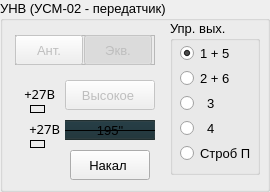
    <widget class="QGroupBox" name="groupBoxTransmitter">
     <property name="enabled">
      <bool>true</bool>
     </property>
     <property name="geometry">
      <rect>
       <x>176</x>
       <y>10</y>
       <width>270</width>
       <height>192</height>
      </rect>
     </property>
     <property name="font">
      <font>
       <pointsize>10</pointsize>
       <stylestrategy>PreferAntialias</stylestrategy>
      </font>
     </property>
     <property name="accessibleDescription">
      <string>G</string>
     </property>
     <property name="styleSheet">
      <string notr="true"/>
     </property>
     <property name="title">
      <string>УНВ (УСМ-02 - передатчик)</string>
     </property>
     <widget class="QPushButton" name="pushButtonTransmitter">
      <property name="enabled">
       <bool>false</bool>
      </property>
      <property name="geometry">
       <rect>
        <x>65</x>
        <y>80</y>
        <width>90</width>
        <height>30</height>
       </rect>
      </property>
      <property name="font">
       <font>
        <family>Ubuntu</family>
        <pointsize>10</pointsize>
        <weight>50</weight>
        <italic>false</italic>
        <bold>false</bold>
        <stylestrategy>PreferAntialias</stylestrategy>
       </font>
      </property>
      <property name="cursor">
       <cursorShape>PointingHandCursor</cursorShape>
      </property>
      <property name="focusPolicy">
       <enum>Qt::NoFocus</enum>
      </property>
      <property name="accessibleName">
       <string/>
      </property>
      <property name="accessibleDescription">
       <string>S</string>
      </property>
      <property name="styleSheet">
       <string notr="true">QPushButton
{
	background-repeat: no-repeat;
	background-position: right; 
/*	background-image: url(:/b_ind2/resgui/b_ind2/buttonIndGray023.png);
*/
	background-image: url(:/b_ind2/aws125ResGUI/b_ind2/buttonIndGray024.png);
	padding-right: 4px;
}</string>
      </property>
      <property name="text">
       <string>Высокое</string>
      </property>
      <property name="checkable">
       <bool>true</bool>
      </property>
     </widget>
     <widget class="QLabel" name="label_time_remain">
      <property name="geometry">
       <rect>
        <x>65</x>
        <y>120</y>
        <width>90</width>
        <height>20</height>
       </rect>
      </property>
      <property name="sizePolicy">
       <sizepolicy hsizetype="Fixed" vsizetype="Fixed">
        <horstretch>0</horstretch>
        <verstretch>0</verstretch>
       </sizepolicy>
      </property>
      <property name="font">
       <font>
        <pointsize>10</pointsize>
        <stylestrategy>PreferAntialias</stylestrategy>
       </font>
      </property>
      <property name="styleSheet">
       <string notr="true">background-color: rgba(32, 28, 16, 192);
</string>
      </property>
      <property name="frameShape">
       <enum>QFrame::HLine</enum>
      </property>
      <property name="text">
       <string>195&quot;</string>
      </property>
      <property name="alignment">
       <set>Qt::AlignCenter</set>
      </property>
      <property name="indent">
       <number>0</number>
      </property>
     </widget>
     <widget class="QPushButton" name="pushButtonNakal">
      <property name="geometry">
       <rect>
        <x>70</x>
        <y>150</y>
        <width>80</width>
        <height>30</height>
       </rect>
      </property>
      <property name="font">
       <font>
        <family>Ubuntu</family>
        <pointsize>10</pointsize>
        <stylestrategy>PreferAntialias</stylestrategy>
       </font>
      </property>
      <property name="cursor">
       <cursorShape>PointingHandCursor</cursorShape>
      </property>
      <property name="focusPolicy">
       <enum>Qt::NoFocus</enum>
      </property>
      <property name="toolTip">
       <string/>
      </property>
      <property name="accessibleDescription">
       <string>S</string>
      </property>
      <property name="styleSheet">
       <string notr="true">QPushButton
{
	background-repeat: no-repeat;
	background-position: right; 
/*	background-image: url(:/b_ind2/resgui/b_ind2/buttonIndGray023.png);
*/	background-image: url(:/b_ind2/aws125ResGUI/b_ind2/buttonIndGray024.png);
	padding-right: 4px;
}

/*
background-repeat: no-repeat;


background-position: 100% 50%; 
background-position: 30% 30%;
background-position: 20% 50%; 
background-position: 20% 30%; 

background-position: 50px 100px; 
*/


</string>
      </property>
      <property name="text">
       <string>Накал</string>
      </property>
      <property name="iconSize">
       <size>
        <width>16</width>
        <height>17</height>
       </size>
      </property>
      <property name="checkable">
       <bool>true</bool>
      </property>
      <property name="checked">
       <bool>false</bool>
      </property>
      <property name="autoExclusive">
       <bool>false</bool>
      </property>
     </widget>
     <widget class="QProgressBar" name="progressBarTimeRemain">
      <property name="geometry">
       <rect>
        <x>65</x>
        <y>120</y>
        <width>90</width>
        <height>20</height>
       </rect>
      </property>
      <property name="styleSheet">
       <string notr="true">QProgressBar:horizontal {
background-color: rgb(170, 0, 0);
	color: rgb(255, 0, 127);
}
/*
 QProgressBar:horizontal {
	border-image: url(:/new/progressb/resgui/progress_bar/boardPBhorizontal.png) 2 2 2 2;
    border-top: 2px transparent;
    border-bottom: 2px transparent;
    border-left: 2px transparent;
    border-right: 2px transparent;   
    height: 12px;
 }

 QProgressBar::chunk:horizontal {
     background-color: #23c823;
     width: 2px;
	 margin: 0.5px;  
 }
*/

/*  padding:2px; */

</string>
      </property>
      <property name="minimum">
       <number>0</number>
      </property>
      <property name="maximum">
       <number>180</number>
      </property>
      <property name="value">
       <number>180</number>
      </property>
      <property name="invertedAppearance">
       <bool>true</bool>
      </property>
      <property name="format">
       <string/>
      </property>
     </widget>
     <widget class="QGroupBox" name="groupBoxYprVx">
      <property name="enabled">
       <bool>true</bool>
      </property>
      <property name="geometry">
       <rect>
        <x>170</x>
        <y>20</y>
        <width>90</width>
        <height>155</height>
       </rect>
      </property>
      <property name="font">
       <font>
        <pointsize>10</pointsize>
        <stylestrategy>PreferAntialias</stylestrategy>
       </font>
      </property>
      <property name="accessibleDescription">
       <string>G</string>
      </property>
      <property name="styleSheet">
       <string notr="true">/*

QRadioButton::indicator{
	background-image: url(:/rb2/resgui/radioBtn2/radioOn.png);
}
width: 11px;
height: 11px;

border: 3px solid; 
border-color: white;
border-radius: 6px;
background-color: rgb(0,116,188); 
width: 7px; 
height: 7px; 


QRadioButton {
background-color: rgb(252,254,252);
color: black;
}
QRadioButton::indicator {
border-radius: 15px;
background-image: url(:/rb2/resgui/radioBtn2/radioOn.png);
}

QRadioButton::indicator::unchecked{ 
border: 1px solid; 
border-color: rgb(132,132,132);
border-radius: 15px;
background-color: white; 
width: 11px; 
height: 11px; 
}
border-radius: 16px;


QRadioButton{
color: rgba(208, 192, 144, 255);
}

QRadioButton:disabled{
	color: rgba(0, 176, 128, 64);
}


QRadioButton::indicator{ 
width: 17px; 
height: 17px; 
}

QRadioButton::indicator::checked::enabled{ 
background-image: url(:/rb2/resgui/radioBtn2/radioOn.png);
}

QRadioButton::indicator::unchecked::enabled{ 
background-image: url(:/rb2/resgui/radioBtn2/radioOff.png);
}

QRadioButton::indicator::checked::disabled{ 
background-image: url(:/rb2/resgui/radioBtn2/radioOn17_4dis.png);
}

QRadioButton::indicator::unchecked::disabled{ 
background-image: url(:/rb2/resgui/radioBtn2/radioOn17_41disOff.png);
}
*/
</string>
      </property>
      <property name="title">
       <string>Упр. вых.</string>
      </property>
      <widget class="QRadioButton" name="radioButtonTransm15">
       <property name="enabled">
        <bool>true</bool>
       </property>
       <property name="geometry">
        <rect>
         <x>10</x>
         <y>25</y>
         <width>60</width>
         <height>17</height>
        </rect>
       </property>
       <property name="styleSheet">
        <string notr="true"/>
       </property>
       <property name="text">
        <string>1 + 5</string>
       </property>
       <property name="checked">
        <bool>true</bool>
       </property>
      </widget>
      <widget class="QRadioButton" name="radioButtonTransm26">
       <property name="enabled">
        <bool>true</bool>
       </property>
       <property name="geometry">
        <rect>
         <x>10</x>
         <y>50</y>
         <width>60</width>
         <height>17</height>
        </rect>
       </property>
       <property name="styleSheet">
        <string notr="true"/>
       </property>
       <property name="text">
        <string>2 + 6</string>
       </property>
       <property name="checked">
        <bool>false</bool>
       </property>
      </widget>
      <widget class="QRadioButton" name="radioButtonTransm3">
       <property name="enabled">
        <bool>true</bool>
       </property>
       <property name="geometry">
        <rect>
         <x>10</x>
         <y>75</y>
         <width>40</width>
         <height>17</height>
        </rect>
       </property>
       <property name="styleSheet">
        <string notr="true"/>
       </property>
       <property name="text">
        <string>  3</string>
       </property>
       <property name="checked">
        <bool>false</bool>
       </property>
      </widget>
      <widget class="QRadioButton" name="radioButtonTransm4">
       <property name="enabled">
        <bool>true</bool>
       </property>
       <property name="geometry">
        <rect>
         <x>10</x>
         <y>100</y>
         <width>40</width>
         <height>17</height>
        </rect>
       </property>
       <property name="font">
        <font>
         <pointsize>10</pointsize>
        </font>
       </property>
       <property name="styleSheet">
        <string notr="true"/>
       </property>
       <property name="text">
        <string>  4</string>
       </property>
       <property name="checked">
        <bool>false</bool>
       </property>
      </widget>
      <widget class="QRadioButton" name="radioButtonStrobP">
       <property name="enabled">
        <bool>true</bool>
       </property>
       <property name="geometry">
        <rect>
         <x>10</x>
         <y>125</y>
         <width>75</width>
         <height>17</height>
        </rect>
       </property>
       <property name="font">
        <font>
         <family>Ubuntu</family>
         <pointsize>10</pointsize>
        </font>
       </property>
       <property name="styleSheet">
        <string notr="true"/>
       </property>
       <property name="text">
        <string>Строб П</string>
       </property>
       <property name="checked">
        <bool>false</bool>
       </property>
      </widget>
     </widget>
     <widget class="QFrame" name="frameAntEcv">
      <property name="enabled">
       <bool>false</bool>
      </property>
      <property name="geometry">
       <rect>
        <x>15</x>
        <y>35</y>
        <width>140</width>
        <height>30</height>
       </rect>
      </property>
      <property name="accessibleDescription">
       <string>RadioGroup</string>
      </property>
      <property name="styleSheet">
       <string notr="true"/>
      </property>
      <property name="frameShape">
       <enum>QFrame::StyledPanel</enum>
      </property>
      <property name="frameShadow">
       <enum>QFrame::Raised</enum>
      </property>
      <widget class="QPushButton" name="pushButtonAnt">
       <property name="enabled">
        <bool>false</bool>
       </property>
       <property name="geometry">
        <rect>
         <x>0</x>
         <y>0</y>
         <width>68</width>
         <height>30</height>
        </rect>
       </property>
       <property name="font">
        <font>
         <family>Ubuntu</family>
         <pointsize>10</pointsize>
         <weight>50</weight>
         <bold>false</bold>
         <stylestrategy>PreferAntialias</stylestrategy>
        </font>
       </property>
       <property name="cursor">
        <cursorShape>PointingHandCursor</cursorShape>
       </property>
       <property name="focusPolicy">
        <enum>Qt::NoFocus</enum>
       </property>
       <property name="accessibleDescription">
        <string>L</string>
       </property>
       <property name="layoutDirection">
        <enum>Qt::RightToLeft</enum>
       </property>
       <property name="styleSheet">
        <string notr="true"/>
       </property>
       <property name="text">
        <string>Ант.</string>
       </property>
       <property name="icon">
        <iconset resource="resgui.qrc">
         <normaloff>:/rb2/resgui/radioBtn2/radioOff.png</normaloff>
         <normalon>:/rb2/resgui/radioBtn2/radioOn.png</normalon>
         <disabledoff>:/rb2/resgui/radioBtn2/radioOn17_41disOff.png</disabledoff>
         <disabledon>:/rb2/resgui/radioBtn2/radioOn17_41dis.png</disabledon>:/rb2/resgui/radioBtn2/radioOff.png</iconset>
       </property>
       <property name="iconSize">
        <size>
         <width>17</width>
         <height>17</height>
        </size>
       </property>
       <property name="checkable">
        <bool>true</bool>
       </property>
       <property name="checked">
        <bool>false</bool>
       </property>
       <property name="autoExclusive">
        <bool>true</bool>
       </property>
       <property name="flat">
        <bool>false</bool>
       </property>
      </widget>
      <widget class="QPushButton" name="pushButtonEcv">
       <property name="enabled">
        <bool>false</bool>
       </property>
       <property name="geometry">
        <rect>
         <x>69</x>
         <y>0</y>
         <width>68</width>
         <height>30</height>
        </rect>
       </property>
       <property name="font">
        <font>
         <family>Ubuntu</family>
         <pointsize>10</pointsize>
         <weight>50</weight>
         <bold>false</bold>
         <stylestrategy>PreferAntialias</stylestrategy>
        </font>
       </property>
       <property name="cursor">
        <cursorShape>PointingHandCursor</cursorShape>
       </property>
       <property name="focusPolicy">
        <enum>Qt::NoFocus</enum>
       </property>
       <property name="accessibleDescription">
        <string>R</string>
       </property>
       <property name="styleSheet">
        <string notr="true"/>
       </property>
       <property name="text">
        <string>Экв.</string>
       </property>
       <property name="icon">
        <iconset resource="resgui.qrc">
         <normaloff>:/rb2/resgui/radioBtn2/radioOff.png</normaloff>
         <normalon>:/rb2/resgui/radioBtn2/radioOn.png</normalon>
         <disabledoff>:/rb2/resgui/radioBtn2/radioOn17_41disOff.png</disabledoff>
         <disabledon>:/rb2/resgui/radioBtn2/radioOn17_41dis.png</disabledon>:/rb2/resgui/radioBtn2/radioOff.png</iconset>
       </property>
       <property name="iconSize">
        <size>
         <width>17</width>
         <height>17</height>
        </size>
       </property>
       <property name="checkable">
        <bool>true</bool>
       </property>
       <property name="checked">
        <bool>true</bool>
       </property>
       <property name="autoExclusive">
        <bool>true</bool>
       </property>
       <property name="flat">
        <bool>false</bool>
       </property>
      </widget>
     </widget>
     <widget class="QLabel" name="label_plus27vZaderzh3min">
      <property name="enabled">
       <bool>true</bool>
      </property>
      <property name="geometry">
       <rect>
        <x>30</x>
        <y>105</y>
        <width>15</width>
        <height>8</height>
       </rect>
      </property>
      <property name="font">
       <font>
        <pointsize>1</pointsize>
       </font>
      </property>
      <property name="accessibleDescription">
       <string>Lamp</string>
      </property>
      <property name="frameShape">
       <enum>QFrame::Box</enum>
      </property>
      <property name="text">
       <string/>
      </property>
      <property name="alignment">
       <set>Qt::AlignCenter</set>
      </property>
      <property name="wordWrap">
       <bool>false</bool>
      </property>
      <property name="indent">
       <number>-1</number>
      </property>
      <property name="textInteractionFlags">
       <set>Qt::NoTextInteraction</set>
      </property>
     </widget>
     <widget class="QLabel" name="labelPLCManual_60">
      <property name="geometry">
       <rect>
        <x>0</x>
        <y>85</y>
        <width>55</width>
        <height>17</height>
       </rect>
      </property>
      <property name="sizePolicy">
       <sizepolicy hsizetype="Fixed" vsizetype="Fixed">
        <horstretch>0</horstretch>
        <verstretch>0</verstretch>
       </sizepolicy>
      </property>
      <property name="font">
       <font>
        <family>Ubuntu Condensed</family>
        <pointsize>10</pointsize>
        <italic>false</italic>
        <underline>false</underline>
        <stylestrategy>PreferAntialias</stylestrategy>
       </font>
      </property>
      <property name="styleSheet">
       <string notr="true"/>
      </property>
      <property name="text">
       <string>+27В зад</string>
      </property>
      <property name="alignment">
       <set>Qt::AlignRight|Qt::AlignTrailing|Qt::AlignVCenter</set>
      </property>
      <property name="wordWrap">
       <bool>true</bool>
      </property>
     </widget>
     <widget class="QLabel" name="labelPLCManual_73">
      <property name="geometry">
       <rect>
        <x>5</x>
        <y>120</y>
        <width>55</width>
        <height>17</height>
       </rect>
      </property>
      <property name="sizePolicy">
       <sizepolicy hsizetype="Fixed" vsizetype="Fixed">
        <horstretch>0</horstretch>
        <verstretch>0</verstretch>
       </sizepolicy>
      </property>
      <property name="font">
       <font>
        <family>Ubuntu Condensed</family>
        <pointsize>10</pointsize>
        <italic>false</italic>
        <underline>false</underline>
        <stylestrategy>PreferAntialias</stylestrategy>
       </font>
      </property>
      <property name="styleSheet">
       <string notr="true"/>
      </property>
      <property name="text">
       <string>+27В пит Р</string>
      </property>
      <property name="alignment">
       <set>Qt::AlignRight|Qt::AlignTrailing|Qt::AlignVCenter</set>
      </property>
      <property name="wordWrap">
       <bool>true</bool>
      </property>
     </widget>
     <widget class="QLabel" name="label_plus27VpitR">
      <property name="enabled">
       <bool>true</bool>
      </property>
      <property name="geometry">
       <rect>
        <x>30</x>
        <y>140</y>
        <width>15</width>
        <height>8</height>
       </rect>
      </property>
      <property name="font">
       <font>
        <pointsize>1</pointsize>
       </font>
      </property>
      <property name="accessibleDescription">
       <string>Lamp</string>
      </property>
      <property name="frameShape">
       <enum>QFrame::Box</enum>
      </property>
      <property name="text">
       <string/>
      </property>
      <property name="alignment">
       <set>Qt::AlignCenter</set>
      </property>
      <property name="wordWrap">
       <bool>false</bool>
      </property>
      <property name="indent">
       <number>-1</number>
      </property>
      <property name="textInteractionFlags">
       <set>Qt::NoTextInteraction</set>
      </property>
     </widget>
     <zorder>pushButtonTransmitter</zorder>
     <zorder>pushButtonNakal</zorder>
     <zorder>progressBarTimeRemain</zorder>
     <zorder>label_time_remain</zorder>
     <zorder>groupBoxYprVx</zorder>
     <zorder>frameAntEcv</zorder>
     <zorder>label_plus27vZaderzh3min</zorder>
     <zorder>labelPLCManual_60</zorder>
     <zorder>labelPLCManual_73</zorder>
     <zorder>label_plus27VpitR</zorder>
    </widget>
